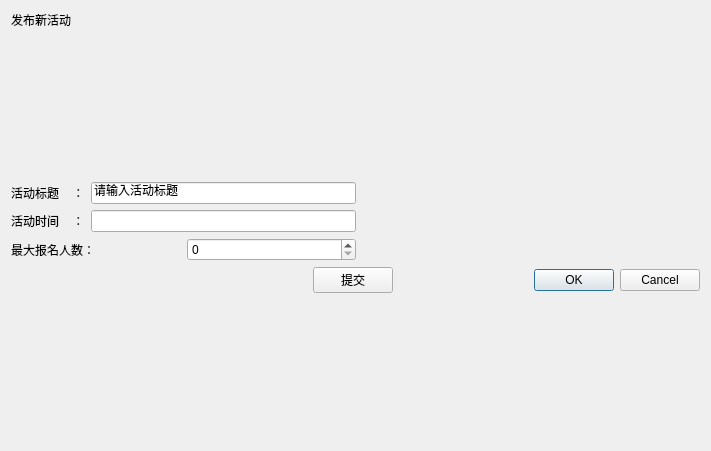
<?xml version="1.0" encoding="UTF-8"?>
<ui version="4.0">
 <class>publishview</class>
 <widget class="QWidget" name="publishview">
  <property name="geometry">
   <rect>
    <x>0</x>
    <y>0</y>
    <width>711</width>
    <height>451</height>
   </rect>
  </property>
  <property name="windowTitle">
   <string>Form</string>
  </property>
  <layout class="QVBoxLayout" name="verticalLayout_2">
   <item>
    <widget class="QLabel" name="label">
     <property name="text">
      <string>发布新活动</string>
     </property>
    </widget>
   </item>
   <item>
    <spacer name="verticalSpacer_2">
     <property name="orientation">
      <enum>Qt::Vertical</enum>
     </property>
     <property name="sizeHint" stdset="0">
      <size>
       <width>20</width>
       <height>142</height>
      </size>
     </property>
    </spacer>
   </item>
   <item>
    <layout class="QHBoxLayout" name="horizontalLayout_5">
     <item>
      <layout class="QVBoxLayout" name="verticalLayout">
       <item>
        <layout class="QHBoxLayout" name="horizontalLayout_4">
         <item>
          <widget class="QLabel" name="label_2">
           <property name="text">
            <string>活动标题    ：</string>
           </property>
          </widget>
         </item>
         <item>
          <widget class="QLineEdit" name="lineEditTitle">
           <property name="text">
            <string>请输入活动标题</string>
           </property>
          </widget>
         </item>
        </layout>
       </item>
       <item>
        <layout class="QHBoxLayout" name="horizontalLayout_6">
         <item>
          <widget class="QLabel" name="label_4">
           <property name="text">
            <string>活动时间    ：</string>
           </property>
          </widget>
         </item>
         <item>
          <widget class="QLineEdit" name="lineEditTime"/>
         </item>
        </layout>
       </item>
       <item>
        <layout class="QHBoxLayout" name="horizontalLayout_7">
         <item>
          <widget class="QLabel" name="label_3">
           <property name="text">
            <string>最大报名人数：</string>
           </property>
          </widget>
         </item>
         <item>
          <widget class="QSpinBox" name="spinBoxMax"/>
         </item>
        </layout>
       </item>
      </layout>
     </item>
     <item>
      <spacer name="horizontalSpacer_6">
       <property name="orientation">
        <enum>Qt::Horizontal</enum>
       </property>
       <property name="sizeHint" stdset="0">
        <size>
         <width>40</width>
         <height>20</height>
        </size>
       </property>
      </spacer>
     </item>
    </layout>
   </item>
   <item>
    <layout class="QHBoxLayout" name="horizontalLayout_3">
     <item>
      <spacer name="horizontalSpacer_5">
       <property name="orientation">
        <enum>Qt::Horizontal</enum>
       </property>
       <property name="sizeHint" stdset="0">
        <size>
         <width>40</width>
         <height>20</height>
        </size>
       </property>
      </spacer>
     </item>
     <item>
      <widget class="QPushButton" name="pushButton">
       <property name="text">
        <string>提交</string>
       </property>
      </widget>
     </item>
     <item>
      <widget class="QDialogButtonBox" name="buttonBox">
       <property name="standardButtons">
        <set>QDialogButtonBox::Cancel|QDialogButtonBox::Ok</set>
       </property>
      </widget>
     </item>
    </layout>
   </item>
   <item>
    <spacer name="verticalSpacer">
     <property name="orientation">
      <enum>Qt::Vertical</enum>
     </property>
     <property name="sizeHint" stdset="0">
      <size>
       <width>20</width>
       <height>142</height>
      </size>
     </property>
    </spacer>
   </item>
  </layout>
 </widget>
 <resources/>
 <connections/>
</ui>
